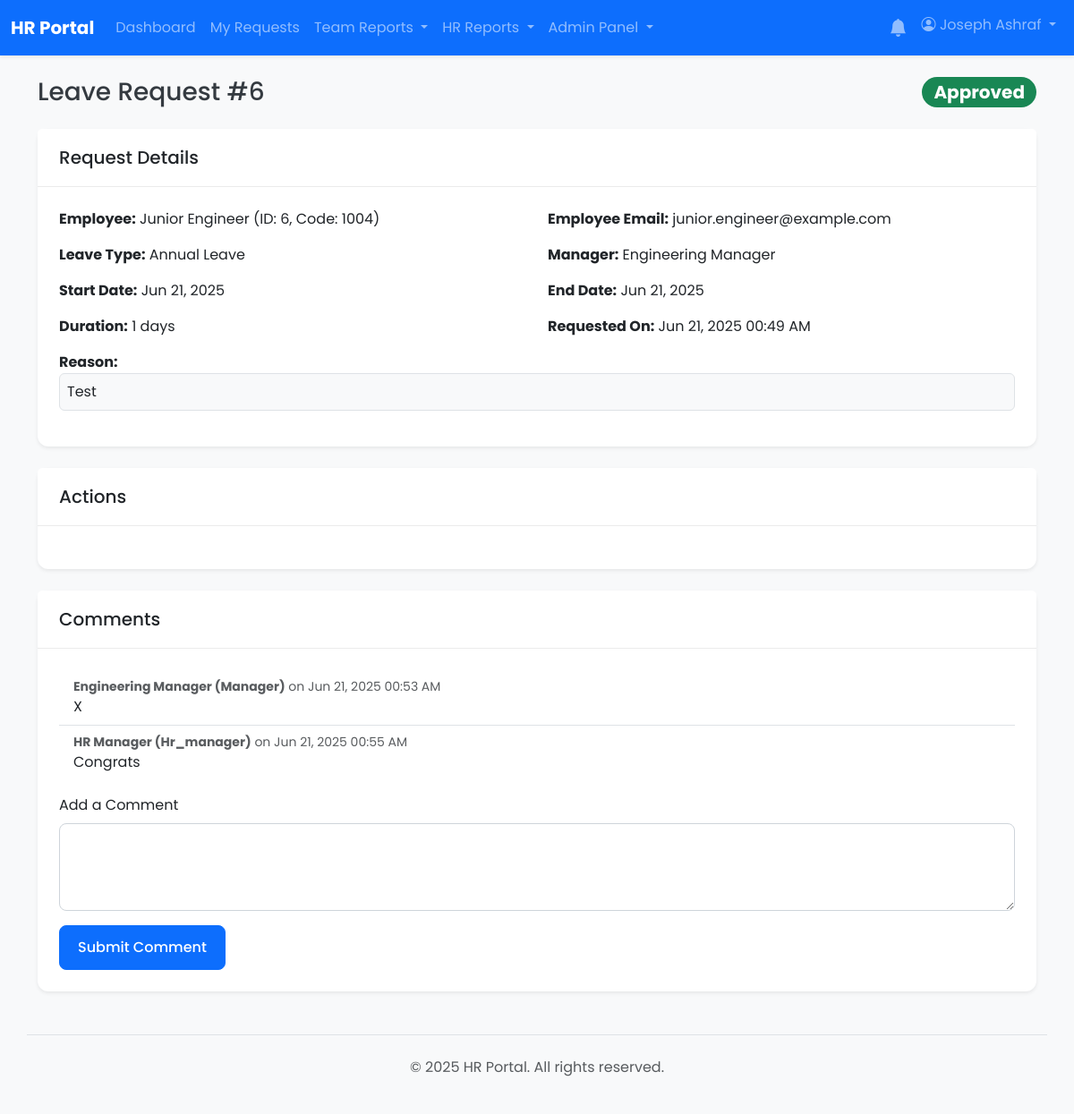
/requests/view.php?id=6 (signed in), run on an earlier commit of the app's database.
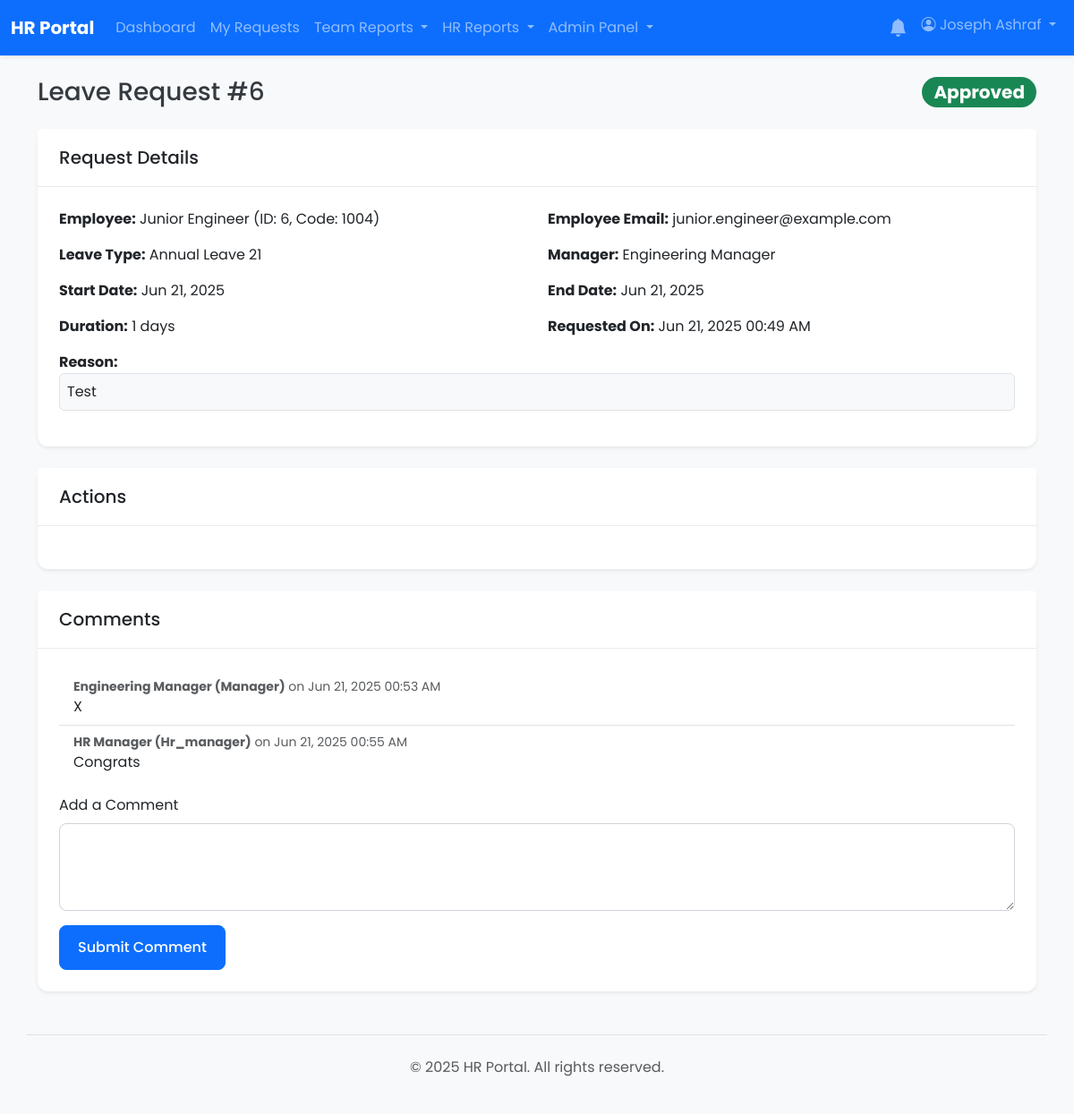
And on a later commit of the database.
### tables this page shows
CREATE TABLE `vacation_requests` (
  `id` int(11) NOT NULL,
  `user_id` int(11) NOT NULL,
  `start_date` date NOT NULL,
  `end_date` date NOT NULL,
  `duration_days` int(11) DEFAULT NULL,
  `reason` text DEFAULT NULL,
  `manager_id` int(11) DEFAULT NULL,
  `status` enum('pending_manager','pending_hr','approved','rejected','cancelled') NOT NULL DEFAULT 'pending_manager',
  `leave_type_id` int(11) DEFAULT NULL,
  `manager_action_at` timestamp NULL DEFAULT NULL,
  `hr_id` int(11) DEFAULT NULL,
  `hr_action_at` timestamp NULL DEFAULT NULL,
  `rejection_reason` text DEFAULT NULL,
  `created_at` timestamp NOT NULL DEFAULT current_timestamp()
);

CREATE TABLE `leave_types` (
  `id` int(11) NOT NULL,
  `name` varchar(255) NOT NULL,
  `accrual_days_per_year` float NOT NULL DEFAULT 0,
  `is_active` tinyint(1) NOT NULL DEFAULT 1
);

CREATE TABLE `users` (
  `id` int(11) NOT NULL,
  `employee_code` varchar(50) DEFAULT NULL,
  `full_name` varchar(255) NOT NULL,
  `email` varchar(255) NOT NULL,
  `password` varchar(255) NOT NULL,
  `role` enum('user','manager','hr','hr_manager','admin') NOT NULL DEFAULT 'user',
  `shift_id` int(11) DEFAULT NULL,
  `department_id` int(11) DEFAULT NULL,
  `direct_manager_id` int(11) DEFAULT NULL,
  `is_active` tinyint(1) NOT NULL DEFAULT 1,
  `must_change_password` tinyint(1) NOT NULL DEFAULT 0,
  `created_at` timestamp NOT NULL DEFAULT current_timestamp(),
  `updated_at` timestamp NOT NULL DEFAULT current_timestamp() ON UPDATE current_timestamp(),
  `manager_id` int(11) DEFAULT NULL
);

### app/core/helpers.php (called while the page is built, shortened)
<?php
function getStatusBadgeClass($status) {
    $map = [
        'pending_manager' => 'bg-warning text-dark',
        'pending_hr' => 'bg-info text-dark',
        'approved' => 'bg-success',
        'rejected' => 'bg-danger',
        'cancelled' => 'bg-secondary',
        'pending_cancellation_hr' => 'bg-warning text-dark',
    ];
    return $map[$status] ?? 'bg-light text-dark';
}
function getStatusText($status) {
    return ucwords(str_replace('_', ' ', $status));
}

### requests/view.php (the view, shortened to what the changed rows need)
<?php
require_once __DIR__ . '/../app/bootstrap.php';
require_once __DIR__ . '/../app/core/helpers.php';
$request_id = filter_input(INPUT_GET, 'id', FILTER_VALIDATE_INT);
$sql = "
    SELECT
        r.*,
        u.full_name AS user_name,
        u.email AS user_email,
        u.employee_code AS user_employee_code,
        m.full_name AS manager_name,
        lt.name AS leave_type_name
    FROM
        vacation_requests r
    JOIN
        users u ON r.user_id = u.id
    LEFT JOIN
        users m ON r.manager_id = m.id
    LEFT JOIN
        leave_types lt ON r.leave_type_id = lt.id
    WHERE
        r.id = ?
";
$stmt = $pdo->prepare($sql);
$stmt->execute([$request_id]);
$request = $stmt->fetch(PDO::FETCH_ASSOC);
include __DIR__ . '/../app/templates/header.php';
?>
<div class="d-flex justify-content-between align-items-center mb-4">
    <h1 class="h3 mb-0">Leave Request #<?= htmlspecialchars($request['id']) ?></h1>
    <span class="badge rounded-pill <?= getStatusBadgeClass($request['status']) ?> fs-5">
        <?= getStatusText($request['status']) ?>
    </span>
</div>
<div class="card shadow-sm mb-4">
    <div class="card-body">
        <div class="row">
            <div class="col-md-6 mb-3">
                <strong>Employee:</strong> <?= htmlspecialchars($request['user_name']) ?> (ID: <?= htmlspecialchars($request['user_id']) ?>, Code: <?= htmlspecialchars($request['user_employee_code'] ?? 'N/A') ?>)
            </div>
            <div class="col-md-6 mb-3">
                <strong>Employee Email:</strong> <?= htmlspecialchars($request['user_email']) ?>
            </div>
            <div class="col-md-6 mb-3">
                <strong>Leave Type:</strong> <?= htmlspecialchars($request['leave_type_name'] ?? 'N/A') ?>
            </div>
            <div class="col-md-6 mb-3">
                <strong>Manager:</strong> <?= htmlspecialchars($request['manager_name'] ?? 'N/A') ?>
            </div>
            <div class="col-md-6 mb-3">
                <strong>Start Date:</strong> <?= date('M d, Y', strtotime($request['start_date'])) ?>
            </div>
            <div class="col-md-6 mb-3">
                <strong>End Date:</strong> <?= date('M d, Y', strtotime($request['end_date'])) ?>
            </div>
            <div class="col-md-6 mb-3">
                <strong>Duration:</strong> <?= htmlspecialchars($request['duration_days'] ?? '') ?> days
            </div>
            <div class="col-md-6 mb-3">
                <strong>Requested On:</strong> <?= date('M d, Y H:i A', strtotime($request['created_at'])) ?>
            </div>
            <div class="col-12 mb-3">
                <strong>Reason:</strong><br>
                <p class="card-text border p-2 rounded bg-light"><?= nl2br(htmlspecialchars($request['reason'])) ?></p>
            </div>
        </div>
    </div>
</div>
<?php include __DIR__ . '/../app/templates/footer.php'; ?>

What changed in the data, as far as the page shows it:
changed through a linked row, vacation_requests "Approved": leave_type.name "Annual Leave" → "Annual Leave 21"
